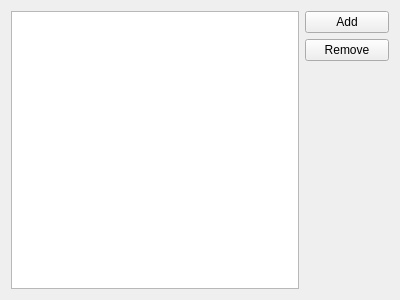
<?xml version="1.0" encoding="UTF-8"?>
<ui version="4.0">
 <class>ChecksumSearch</class>
 <widget class="QWidget" name="ChecksumSearch">
  <property name="geometry">
   <rect>
    <x>0</x>
    <y>0</y>
    <width>400</width>
    <height>300</height>
   </rect>
  </property>
  <property name="windowTitle">
   <string>Form</string>
  </property>
  <layout class="QGridLayout" name="gridLayout">
   <item row="0" column="0" rowspan="3">
    <widget class="QTreeView" name="treeView">
     <property name="rootIsDecorated">
      <bool>false</bool>
     </property>
     <property name="uniformRowHeights">
      <bool>true</bool>
     </property>
     <property name="itemsExpandable">
      <bool>false</bool>
     </property>
    </widget>
   </item>
   <item row="0" column="1">
    <widget class="KPushButton" name="add">
     <property name="text">
      <string>Add</string>
     </property>
    </widget>
   </item>
   <item row="1" column="1">
    <widget class="KPushButton" name="remove">
     <property name="text">
      <string>Remove</string>
     </property>
    </widget>
   </item>
   <item row="2" column="1">
    <spacer name="verticalSpacer">
     <property name="orientation">
      <enum>Qt::Vertical</enum>
     </property>
     <property name="sizeHint" stdset="0">
      <size>
       <width>84</width>
       <height>128</height>
      </size>
     </property>
    </spacer>
   </item>
  </layout>
 </widget>
 <customwidgets>
  <customwidget>
   <class>KPushButton</class>
   <extends>QPushButton</extends>
   <header>kpushbutton.h</header>
  </customwidget>
 </customwidgets>
 <resources/>
 <connections/>
</ui>
